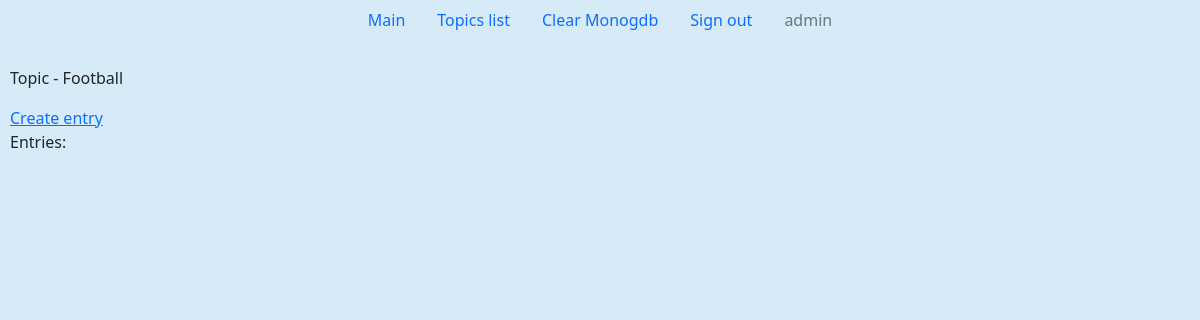
The app's page /entries/xxx1 (signed in), older data.
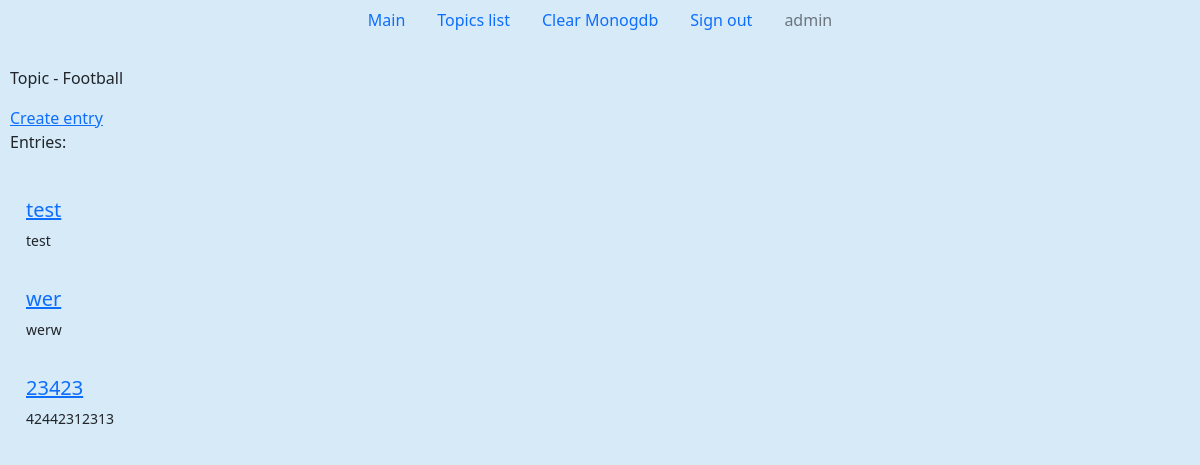
The same page, newer data.
### social_networks/models.py (models this page shows, shortened)
class Entry(models.Model):
    class Meta:
        verbose_name_plural = "Entries"
    topic = models.ForeignKey(Topic, on_delete=models.CASCADE)
    title = models.CharField(max_length=200)
    text = models.TextField()
    author = models.ForeignKey(User, on_delete=models.CASCADE, default=None)

### social_networks/views.py (the view)
# urls.py: path('entries/xxx<int:topic_id>', views.entries_list, name="entries_list"),
@login_required
def entries_list(request, topic_id):
    return render_page_with_entries_for_current_topic(request, topic_id)

### social_networks/services/services.py (called while the page is built)
def render_page_with_entries_for_current_topic(request, topic_id):
    topic = Topic.objects.get(id=topic_id)
    entries = topic.entry_set.all()
    content = {'topic': topic, 'entries': entries}
    return render(request, 'social_networks/entries.html', content)

### social_networks/templates/social_networks/entries.html (shortened to what this page needs)
{% extends 'social_networks/base.html' %}
            {% block content %}
                <p>Topic - {{ topic.name }}</p>
                <div>
                    <a href="{% url 'social_networks:create_entry' topic.id %}">Create entry</a>
                </div>
                <p>Entries:</p>
                <ul class="list-group">
                    {% for entry in entries %}
                    <li class="list-group-item list-margin entries-list list-item-background">
                        <h3>
                            <a href="{% url 'social_networks:entry_page' topic.id entry.id %}">{{ entry.title }}</a>
                        </h3>
                        <p>{{ entry.text }}</p>
                    </li>
                    {% endfor %}
                </ul>
            {% endblock content %}

Row changes from the older to the newer data that the page shows:
added Entry: title "test", text "test"
added Entry: title "wer", text "werw"
added Entry: title "23423", text "42442312313"
